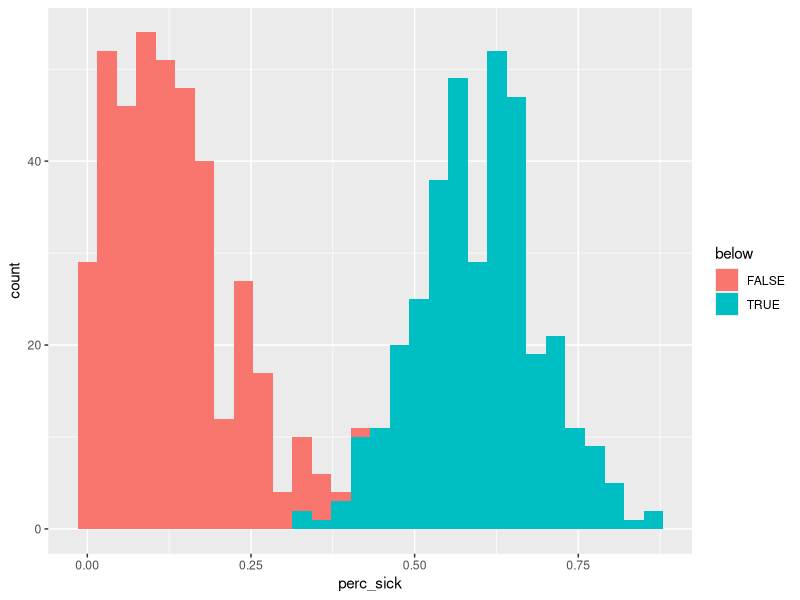
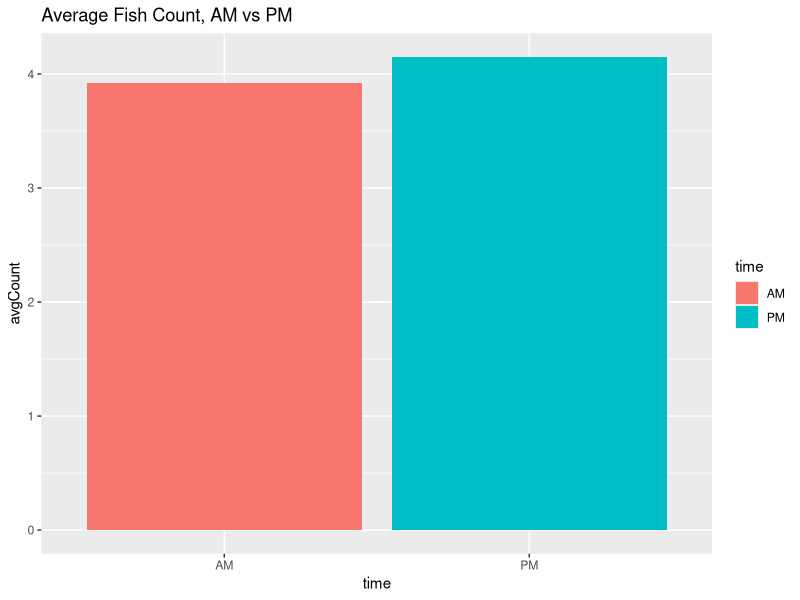
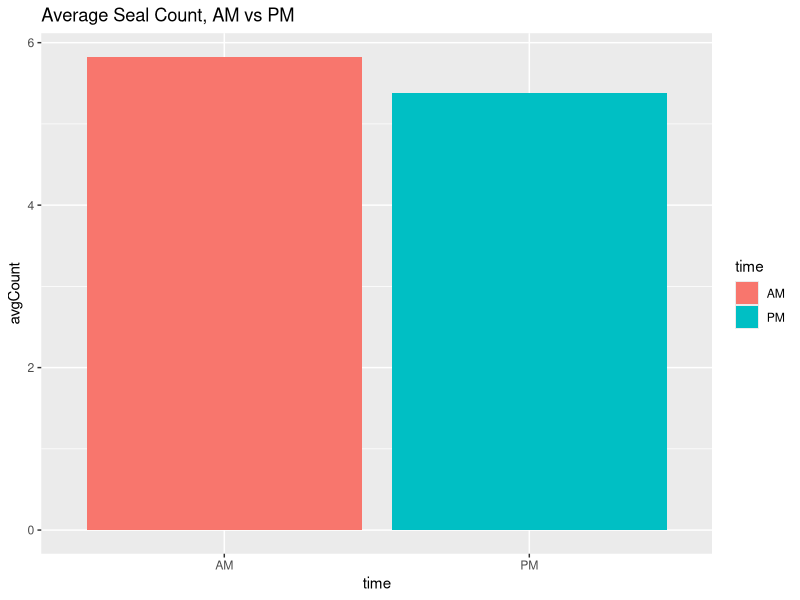

Generate these figures, in order, with R:
## ---- chunk 1
knitr::opts_chunk$set(echo = TRUE)
## ---- chunk 2
library(tidyverse)
## ---- chunk 3

#load the data, add the perc_sick column:

sick_data <- read_csv("sick-fish.csv")

glimpse(sick_data)

sick_data <- sick_data %>% 
  mutate(perc_sick = num_sick/num_fish)




## ---- chunk 4

sick_data %>% 
  filter(species=="tilapia") %>% 
  group_by(below) %>% 
  summarize(mean = mean(perc_sick))

## ---- chunk 5

sick_data %>% 
  filter(species=="tilapia") %>% 
  ggplot(aes(x=perc_sick, fill=below)) +
  geom_histogram()
## ---- chunk 6
tilapia <- sick_data %>% 
  filter(species=="tilapia")

t.test(perc_sick ~ below, data = tilapia)
## ---- chunk 7
seal_data <- read_csv("arctic-seals.csv")
fish_data <- read_csv("arctic-fish.csv")

glimpse(fish_data)


## ---- chunk 8

#fish
fish_data %>% group_by(time) %>%
  summarize(avgCount=mean(num_fish)) %>%
  ggplot(mapping=aes(y=avgCount, x=time, fill=time)) +
  geom_bar(stat="identity")+
  labs(title="Average Fish Count, AM vs PM")
  

#seals
seal_data %>% group_by(time) %>%
  summarize(avgCount=mean(num_seals)) %>%
  ggplot(mapping=aes(y=avgCount, x=time, fill=time)) +
  geom_bar(stat="identity")+
  labs(title="Average Seal Count, AM vs PM")
  




## ---- chunk 9
#fish
t.test(num_fish ~ time, data=fish_data)

#seals
t.test(num_seals ~ time, data = seal_data)
